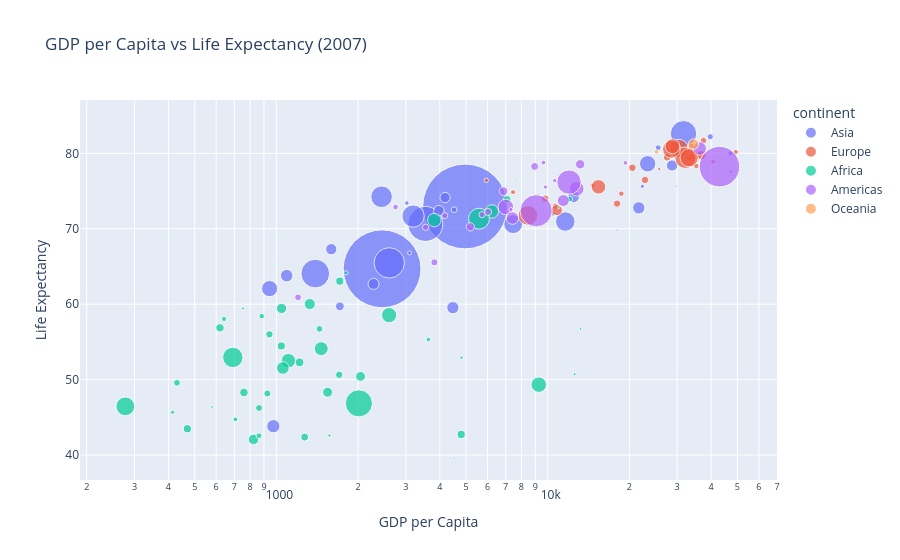

The notebook cell this image was saved under:
### Markdown cell above
## 1. Plotly Express Quick Charts

### Code cell
df = px.data.gapminder()
df_2007 = df[df['year'] == 2007]

# Scatter plot
fig = px.scatter(
    df_2007,
    x='gdpPercap', y='lifeExp',
    size='pop', color='continent',
    hover_name='country',
    log_x=True, size_max=60,
    title='GDP per Capita vs Life Expectancy (2007)',
    labels={'gdpPercap': 'GDP per Capita', 'lifeExp': 'Life Expectancy'}
)
fig.show()

### Figure 1 — Plotly figure (JSON) as saved in the notebook; plotly's stock layout.template omitted (floating-point values rounded to 4 significant figures)
{"data": [{"hovertemplate": "<b>%{hovertext}</b><br><br>continent=Asia<br>GDP per Capita=%{x}<br>Life Expectancy=%{y}<br>pop=%{marker.size}<extra></extra>", "hovertext": ["Afghanistan", "Bahrain", "Bangladesh", "Cambodia", "China", "Hong Kong, China", "India", "Indonesia", "Iran", "Iraq", "Israel", "Japan", "Jordan", "Korea, Dem. Rep.", "Korea, Rep.", "Kuwait", "Lebanon", "Malaysia", "Mongolia", "Myanmar", "Nepal", "Oman", "Pakistan", "Philippines", "Saudi Arabia", "Singapore", "Sri Lanka", "Syria", "Taiwan", "Thailand", "Vietnam", "West Bank and Gaza", "Yemen, Rep."], "legendgroup": "Asia", "marker": {"color": "#636efa", "size": [31889923, 708573, 150448339, 14131858, 1318683096, 6980412, 1110396331, 223547000, 69453570, 27499638, 6426679, 127467972, 6053193, 23301725, 49044790, 2505559, 3921278, 24821286, 2874127, 47761980, 28901790, 3204897, 169270617, 91077287, 27601038, 4553009, 20378239, 19314747, 23174294, 65068149, 85262356, 4018332, 22211743], "sizemode": "area", "sizeref": 366300.0, "symbol": "circle"}, "mode": "markers", "name": "Asia", "orientation": "v", "showlegend": true, "type": "scatter", "x": [974.6, 29800.0, 1391.0, 1714.0, 4959.0, 39720.0, 2452.0, 3541.0, 11610.0, 4471.0, 25520.0, 31660.0, 4519.0, 1593.0, 23350.0, 47310.0, 10460.0, 12450.0, 3096.0, 944.0, 1091.0, 22320.0, 2606.0, 3190.0, 21650.0, 47140.0, 3970.0, 4185.0, 28720.0, 7458.0, 2442.0, 3025.0, 2281.0], "xaxis": "x", "y": [43.83, 75.64, 64.06, 59.72, 72.96, 82.21, 64.7, 70.65, 70.96, 59.55, 80.75, 82.6, 72.53, 67.3, 78.62, 77.59, 71.99, 74.24, 66.8, 62.07, 63.78, 75.64, 65.48, 71.69, 72.78, 79.97, 72.4, 74.14, 78.4, 70.62, 74.25, 73.42, 62.7], "yaxis": "y"}, {"hovertemplate": "<b>%{hovertext}</b><br><br>continent=Europe<br>GDP per Capita=%{x}<br>Life Expectancy=%{y}<br>pop=%{marker.size}<extra></extra>", "hovertext": ["Albania", "Austria", "Belgium", "Bosnia and Herzegovina", "Bulgaria", "Croatia", "Czech Republic", "Denmark", "Finland", "France", "Germany", "Greece", "Hungary", "Iceland", "Ireland", "Italy", "Montenegro", "Netherlands", "Norway", "Poland", "Portugal", "Romania", "Serbia", "Slovak Republic", "Slovenia", "Spain", "Sweden", "Switzerland", "Turkey", "United Kingdom"], "legendgroup": "Europe", "marker": {"color": "#EF553B", "size": [3600523, 8199783, 10392226, 4552198, 7322858, 4493312, 10228744, 5468120, 5238460, 61083916, 82400996, 10706290, 9956108, 301931, 4109086, 58147733, 684736, 16570613, 4627926, 38518241, 10642836, 22276056, 10150265, 5447502, 2009245, 40448191, 9031088, 7554661, 71158647, 60776238], "sizemode": "area", "sizeref": 366300.0, "symbol": "circle"}, "mode": "markers", "name": "Europe", "orientation": "v", "showlegend": true, "type": "scatter", "x": [5937.0, 36130.0, 33690.0, 7446.0, 10680.0, 14620.0, 22830.0, 35280.0, 33210.0, 30470.0, 32170.0, 27540.0, 18010.0, 36180.0, 40680.0, 28570.0, 9254.0, 36800.0, 49360.0, 15390.0, 20510.0, 10810.0, 9787.0, 18680.0, 25770.0, 28820.0, 33860.0, 37510.0, 8458.0, 33200.0], "xaxis": "x", "y": [76.42, 79.83, 79.44, 74.85, 73.0, 75.75, 76.49, 78.33, 79.31, 80.66, 79.41, 79.48, 73.34, 81.76, 78.89, 80.55, 74.54, 79.76, 80.2, 75.56, 78.1, 72.48, 74.0, 74.66, 77.93, 80.94, 80.88, 81.7, 71.78, 79.42], "yaxis": "y"}, {"hovertemplate": "<b>%{hovertext}</b><br><br>continent=Africa<br>GDP per Capita=%{x}<br>Life Expectancy=%{y}<br>pop=%{marker.size}<extra></extra>", "hovertext": ["Algeria", "Angola", "Benin", "Botswana", "Burkina Faso", "Burundi", "Cameroon", "Central African Republic", "Chad", "Comoros", "Congo, Dem. Rep.", "Congo, Rep.", "Cote d'Ivoire", "Djibouti", "Egypt", "Equatorial Guinea", "Eritrea", "Ethiopia", "Gabon", "Gambia", "Ghana", "Guinea", "Guinea-Bissau", "Kenya", "Lesotho", "Liberia", "Libya", "Madagascar", "Malawi", "Mali", "Mauritania", "Mauritius", "Morocco", "Mozambique", "Namibia", "Niger", "Nigeria", "Reunion", "Rwanda", "Sao Tome and Principe", "Senegal", "Sierra Leone", "Somalia", "South Africa", "Sudan", "Swaziland", "Tanzania", "Togo", "Tunisia", "Uganda", "Zambia", "Zimbabwe"], "legendgroup": "Africa", "marker": {"color": "#00cc96", "size": [33333216, 12420476, 8078314, 1639131, 14326203, 8390505, 17696293, 4369038, 10238807, 710960, 64606759, 3800610, 18013409, 496374, 80264543, 551201, 4906585, 76511887, 1454867, 1688359, 22873338, 9947814, 1472041, 35610177, 2012649, 3193942, 6036914, 19167654, 13327079, 12031795, 3270065, 1250882, 33757175, 19951656, 2055080, 12894865, 135031164, 798094, 8860588, 199579, 12267493, 6144562, 9118773, 43997828, 42292929, 1133066, 38139640, 5701579, 10276158, 29170398, 11746035, 12311143], "sizemode": "area", "sizeref": 366300.0, "symbol": "circle"}, "mode": "markers", "name": "Africa", "orientation": "v", "showlegend": true, "type": "scatter", "x": [6223.0, 4797.0, 1441.0, 12570.0, 1217.0, 430.1, 2042.0, 706.0, 1704.0, 986.1, 277.6, 3633.0, 1545.0, 2082.0, 5581.0, 12150.0, 641.4, 690.8, 13210.0, 752.7, 1328.0, 942.7, 579.2, 1463.0, 1569.0, 414.5, 12060.0, 1045.0, 759.3, 1043.0, 1803.0, 10960.0, 3820.0, 823.7, 4811.0, 619.7, 2014.0, 7670.0, 863.1, 1598.0, 1712.0, 862.5, 926.1, 9270.0, 2602.0, 4513.0, 1107.0, 883.0, 7093.0, 1056.0, 1271.0, 469.7], "xaxis": "x", "y": [72.3, 42.73, 56.73, 50.73, 52.3, 49.58, 50.43, 44.74, 50.65, 65.15, 46.46, 55.32, 48.33, 54.79, 71.34, 51.58, 58.04, 52.95, 56.73, 59.45, 60.02, 56.01, 46.39, 54.11, 42.59, 45.68, 73.95, 59.44, 48.3, 54.47, 64.16, 72.8, 71.16, 42.08, 52.91, 56.87, 46.86, 76.44, 46.24, 65.53, 63.06, 42.57, 48.16, 49.34, 58.56, 39.61, 52.52, 58.42, 73.92, 51.54, 42.38, 43.49], "yaxis": "y"}, {"hovertemplate": "<b>%{hovertext}</b><br><br>continent=Americas<br>GDP per Capita=%{x}<br>Life Expectancy=%{y}<br>pop=%{marker.size}<extra></extra>", "hovertext": ["Argentina", "Bolivia", "Brazil", "Canada", "Chile", "Colombia", "Costa Rica", "Cuba", "Dominican Republic", "Ecuador", "El Salvador", "Guatemala", "Haiti", "Honduras", "Jamaica", "Mexico", "Nicaragua", "Panama", "Paraguay", "Peru", "Puerto Rico", "Trinidad and Tobago", "United States", "Uruguay", "Venezuela"], "legendgroup": "Americas", "marker": {"color": "#ab63fa", "size": [40301927, 9119152, 190010647, 33390141, 16284741, 44227550, 4133884, 11416987, 9319622, 13755680, 6939688, 12572928, 8502814, 7483763, 2780132, 108700891, 5675356, 3242173, 6667147, 28674757, 3942491, 1056608, 301139947, 3447496, 26084662], "sizemode": "area", "sizeref": 366300.0, "symbol": "circle"}, "mode": "markers", "name": "Americas", "orientation": "v", "showlegend": true, "type": "scatter", "x": [12780.0, 3822.0, 9066.0, 36320.0, 13170.0, 7007.0, 9645.0, 8948.0, 6025.0, 6873.0, 5728.0, 5186.0, 1202.0, 3548.0, 7321.0, 11980.0, 2749.0, 9809.0, 4173.0, 7409.0, 19330.0, 18010.0, 42950.0, 10610.0, 11420.0], "xaxis": "x", "y": [75.32, 65.55, 72.39, 80.65, 78.55, 72.89, 78.78, 78.27, 72.23, 74.99, 71.88, 70.26, 60.92, 70.2, 72.57, 76.19, 72.9, 75.54, 71.75, 71.42, 78.75, 69.82, 78.24, 76.38, 73.75], "yaxis": "y"}, {"hovertemplate": "<b>%{hovertext}</b><br><br>continent=Oceania<br>GDP per Capita=%{x}<br>Life Expectancy=%{y}<br>pop=%{marker.size}<extra></extra>", "hovertext": ["Australia", "New Zealand"], "legendgroup": "Oceania", "marker": {"color": "#FFA15A", "size": [20434176, 4115771], "sizemode": "area", "sizeref": 366300.0, "symbol": "circle"}, "mode": "markers", "name": "Oceania", "orientation": "v", "showlegend": true, "type": "scatter", "x": [34440.0, 25190.0], "xaxis": "x", "y": [81.23, 80.2], "yaxis": "y"}], "layout": {"legend": {"itemsizing": "constant", "title": {"text": "continent"}, "tracegroupgap": 0}, "title": {"text": "GDP per Capita vs Life Expectancy (2007)"}, "xaxis": {"anchor": "y", "domain": [0.0, 1.0], "title": {"text": "GDP per Capita"}, "type": "log"}, "yaxis": {"anchor": "x", "domain": [0.0, 1.0], "title": {"text": "Life Expectancy"}}}}
